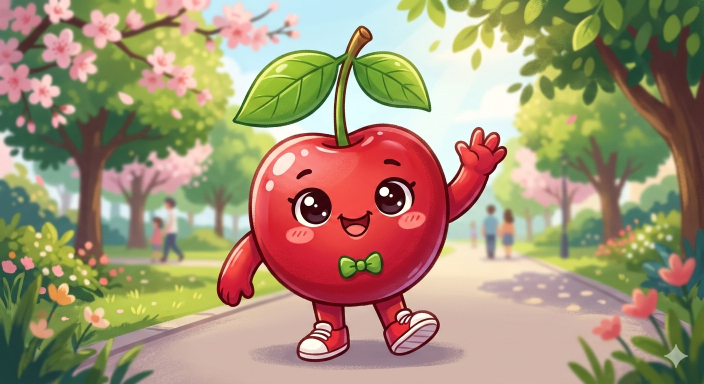
#> input picture test_assets/images/Gemini_Generated_Image_89xpcz89xpcz89xp.png, 1408 x 768 px (shown at 1/2 size); its folder holds only this picture in this run
$ python -i __init__.py   (imports and definitions only)
#> lines starting #> are read from the running program, lines starting #| are printed output that depends on the picture
import os

from PIL import Image

from util.system_path import get_gallery_thumbnail_path
from util.config_path import get_gallery_path
from util.file_util import is_image_file


def correct_image_orientation(image):
    try:
        _exif = image.getexif()
        if _exif is None:
            return image

        ORIENTATION = "Orientation"
        _orientation = _exif.get(ORIENTATION)

        if _orientation == 3:
            image = image.rotate(180, expand=True)
        elif _orientation == 6:
            image = image.rotate(270, expand=True)
        elif _orientation == 8:
            image = image.rotate(90, expand=True)
    except (AttributeError, KeyError, IndexError) as e:
        print(f"error while rotating tumbnail {e}")

    return image


def create_thumbnail(root_, rel_, file_, size=(256, 256)):
    full_path = os.path.join(*[root_, rel_, file_])

    thumb_ = get_gallery_thumbnail_path()

    full_thumb_ = os.path.join(thumb_, rel_)

    os.makedirs(full_thumb_, exist_ok=True)

    output_ = os.path.join(*[thumb_, rel_, file_])

    if os.path.exists(full_path):
        with Image.open(full_path) as img:
            img.thumbnail(size)
            img = correct_image_orientation(img)
            img.save(output_)


def generate_thumbnail():
    gallery_path = get_gallery_path()
    assert gallery_path, "No gallery root"
    for _root, _, files in os.walk(gallery_path):
        for _file in files:
            rel_path = os.path.relpath(_root, gallery_path)
            if is_image_file(_file):
                create_thumbnail(gallery_path, rel_path, _file)

>>> import cv2
>>> picture = cv2.imread('../../../test_assets/images/Gemini_Generated_Image_89xpcz89xpcz89xp.png', cv2.IMREAD_GRAYSCALE)
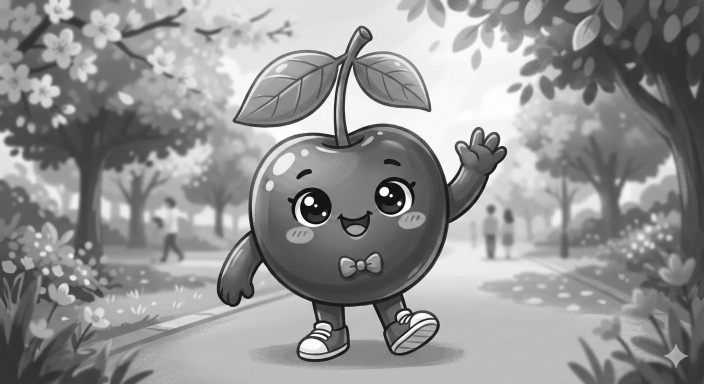
#> picture: shape (768, 1408) (shown at 1/2 size); min 6, max 255, mean 146.9
>>> result = correct_image_orientation(picture)
